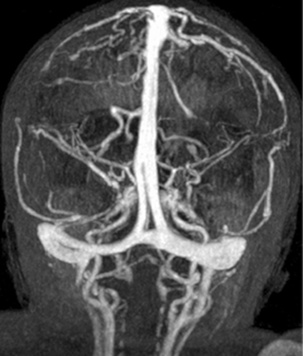
#> input picture activity 3/data/thrombosis.jpg, 303 x 356 px, shrunk from 500 x 587 before the run
$ jupyter execute 'Image enhacement Using Morphological Operations.ipynb'   (older library calls are emulated)
#> lines starting #> are read from the running program, lines starting #| are printed output that depends on the picture; after the words box and inside, x2 and y2 are one past the last pixel; in counts of white or black regions, pixels touching at a corner belong together
### Master of Applied Artificial Intelligence

**Course: TC4033 - Computational Vision for Images and Video**

**Image enhancement algorithms using Morphological Operations**

Tutor: Dr. Gilberto Ochoa

Team members:
* Alfonso de Lucas Espinosa - A01795118
* Ignacio Jose Aguilar Garcia - A00819762
* Alejandro Calderon Aguilar - A01795353
* Ricardo Mar Cupido - A01795394
* Mario Fonseca Martinez - A01795228

### Introduction

#### Mathematical Morphology
Tool for extracting image components that are useful in the representation and description of region shape [1].

There are morphological techniques for pre- or postprocessing images, such as morphological filtering, thinning, and prunning.

It is important to make mention that our inputs would be images and outputs images, whose outputs are **image attributes**, for tasks such as **object extraction** and **description**.

As we mention before, the Morphology is a tool that can help us in tasks suchs as:
* Image segmentation.
* Feature extraction.
* Object recognition.

that fom the foundation of techniques for extracting "meaning" from an image.

#### Binary Images
Two compoenntes of of each elements of the set refers to the coordinates of a pixel, and the third corresponds to is discret intensity value. Sets in higher dimensional spaces can contain other image attributes, such as color and time-varying components.

Morphological operations are defined in terms of sets.

Morphology is used with two types of sets of pixels:
* Objects: defined as sets of foreground pixels.
* Structuring elements (SE's): specified in terms of both foreground and background prixels, in SE we can have elements called "don't care" which it means that the elements doesn't matter, the value can be ignored, or it can be made to fit a desired value (Structuring elements are used in a form similar to spatial convolution kernels).

The concept of set reflection and translation are used extensively in morphology in connection with SE's.

In this lab we are going to focus in tools used for binary image morphology, including:
* Erosion.
* Dilation.
* Opening.
* Closinng.

with the used of these algorithms in binary image morphology, it can perfom task such as:
* Morphological smoothing.
* Edge detection.
* Extracting connected components.
* Skeletonizing.

It also can be applied algorithms for grayscale image processing for tasks such as:
* Textural segmentation.
* Granulometry.
* Computing gray-scale image gradients.

### Importing libraries

[cell 1]
from matplotlib import image as mpimg
import matplotlib.pyplot as plt
import numpy as np
import cv2
from PIL import Image

### Loading Images

[cell 2]
# Loading images
thrombosis_image = cv2.imread("data/thrombosis.jpg")
#> thrombosis_image is the input picture: shape (356, 303, 3); min 0, max 255, mean 78.9
thrombosis_image = cv2.cvtColor(thrombosis_image,cv2.COLOR_BGR2GRAY)
#> thrombosis_image: shape (356, 303)
pet_image = cv2.imread("data/pet_image.png")
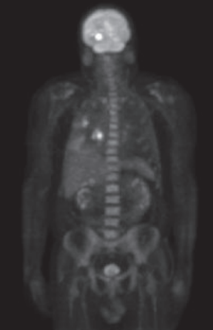
#> input picture activity 3/data/pet_image.png, 213 x 330 px, shrunk from 351 x 545 before the run
#> pet_image is the input picture: shape (330, 213, 3); mean B, G, R 54.9, 53.6, 55.3
pet_image = cv2.cvtColor(pet_image, cv2.COLOR_BGR2GRAY)
#> pet_image: shape (330, 213)
fingerprint = cv2.imread("data/fingerprint.png")
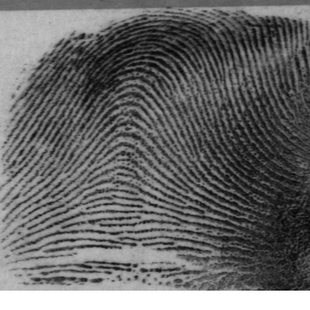
#> input picture activity 3/data/fingerprint.png, 310 x 310 px, shrunk from 512 x 512 before the run
#> fingerprint is the input picture: shape (310, 310, 3); min 0, max 255, mean 103.8
fingerprint_image = cv2.cvtColor(fingerprint, cv2.COLOR_BGR2GRAY)
pcb2_image = cv2.imread("data/pcb2.png")
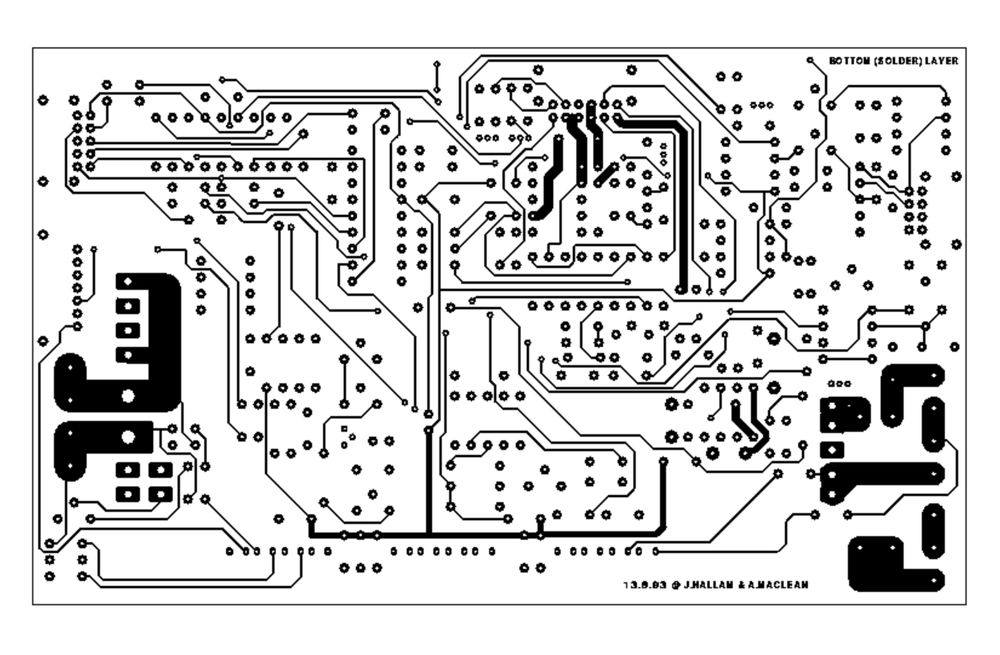
#> input picture activity 3/data/pcb2.png, 1000 x 655 px, shrunk from 1650 x 1080 before the run
#> pcb2_image is the input picture: shape (655, 1000, 3); min 0, max 255, mean 213.8
pcb2_image = cv2.cvtColor(pcb2_image, cv2.COLOR_BGR2GRAY)
#> pcb2_image: shape (655, 1000)

[cell 3]
def plot_images(images=[], labels=[], nrows=1, ncols=2, figsize=(12,8), cmap="gray"):
    """
    Plots a list of images in a grid layout using Matplotlib.

    Parameters:
    images (list): List of images to be plotted.
    labels (list): List of labels for each image. Default is an empty list.
    nrows (int): Number of rows in the grid. Default is 1.
    ncols (int): Number of columns in the grid. Default is 2.
    figsize (tuple): Size of the figure in inches. Default is (12, 8).
    cmap (str): Colormap to be used for displaying the images. Default is "gray".

    Returns:
    None
    """

    # set the subplots
    fig, axs = plt.subplots(ncols=ncols, nrows=nrows, figsize=figsize)
    # Iterate over each axis defined in M*N as flat
    for i, ax in enumerate(axs.flat):
        # validates that the dimensions of axs fits with images array parameter
        if i < len(images):
            # plot the image
            ax.imshow(images[i], cmap=cmap)
            # if there are labels defined then set a title
            if len(labels) > 0:
                ax.set_title(labels[i])
            # dont show the axis ticks
            ax.axis("off")
        else:
            # dont show an empty plot
            ax.axis("off")
    # fits the plots
    plt.tight_layout()
    plt.show()

### 1. Application of Erosion in Image Processing

Morphological erosion is particularly useful for removing thin lines or small bright spots within an image, effectively “chipping away” at object boundaries so that only the most substantial regions remain (MathWorks, n.d.).

This operation is often paired with dilation to refine shapes or clean up noise, as both are fundamental morphological transformations (Ravjot Singh, 2020). Erosion works by sliding a structuring element (kernel) across the image and, in a binary context, setting a pixel to `0` if **any** pixel under that kernel is `0`. In a grayscale context, it assigns the center pixel the **minimum intensity** value found in the kernel’s neighborhood.

#### Input Image
Original binary (or grayscale) image that contains the object you wish to shrink or clean up.

#### Structuring Element
The structuring element (kernel) is a small matrix that slides across the input image.

#### Output Image
Result of the operation, illustrating that the object’s boundary has contracted.

In other words, if **any** pixel in the neighborhood is `0`, the center pixel in the output is set to `0`. As a result, boundary pixels that do not fully match the structuring element are “eroded away.”

Erosion is useful for removing small blobs in an image or disconnecting two connected objects. As we see in the images below, as the number of erosions increases, the image will continue to “erode” until it can disappear.

[cell 4]
# Apply Gaussian Blur to the pet image
gaussian_image = cv2.GaussianBlur(pet_image, (3, 3), 0.1)

# Apply Laplacian filter to the blurred image to detect edges
laplacian_image = cv2.Laplacian(gaussian_image, cv2.CV_64F, ksize=3)

# Normalize the Laplacian image to the range [0, 255]
laplacian_image = cv2.normalize(laplacian_image, None, 0, 255, cv2.NORM_MINMAX)
laplacian_image = np.uint8(laplacian_image)

# Define a sharpening kernel
sharpening_kernel = np.array([[ 0, -1,  0],
                              [-1,  5, -1],
                              [ 0, -1,  0]])

# Sharpen the image by adding the Laplacian image to the original image
shapened_image = cv2.add(pet_image, laplacian_image)
sharpened_image = cv2.filter2D(shapened_image, -1, sharpening_kernel)

# Apply Otsu's thresholding to the pet image
ret, thr_image = cv2.threshold(pet_image, 0, 255, cv2.THRESH_BINARY + cv2.THRESH_OTSU)
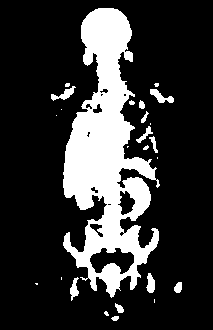
#> thr_image: shape (330, 213); 20.8% white; 25 white regions (12 under 20 px), largest, box (x1, y1, x2, y2) and area: (63, 8, 160, 298) 13551, (150, 89, 174, 103) 156, (51, 86, 76, 101) 144
#> ret = 69

# Initialize a list to store eroded images
eroded_images = []

# Define a kernel for erosion
kernel = np.ones((3, 3), np.uint8)

# Apply erosion with increasing iterations and store the results
for i in range(3):
    eroded = cv2.erode(pet_image.copy(), kernel=kernel, iterations=i+1)
    eroded_images.append(eroded)
#> after the loop, eroded_images = 3 items

# Subtract the second eroded image from the Laplacian image
result = cv2.subtract(laplacian_image, eroded_images[1])

# Plot the original, Laplacian, sharpened, eroded images, and the result
plot_images([pet_image, laplacian_image, shapened_image] + eroded_images + [result],
            labels=['Original Image', 'Laplacian Image', 'Sharpened Image', 'Eroded Image 1', 'Eroded Image 2', 'Eroded Image 3', 'Result'],
            nrows=4, ncols=2, figsize=(12, 16))

### 2. Application of Dilation in Image Processing

Mathworks (n.d), mentions that one of the most basic morphological operations is dilation.

Dilation adds pixels to the boundaries of objects in an image, while erosion removes pixels on object boundaries. The number of pixels added or removed from the objects in an image depends on the size and shape of the structuring element used to process the image.

In the morphological dilation operation, the value of the output pixel is the maximum value of all pixels in the input pixel's neighborhood. In a binary image, a pixel is set to 1 if any of the neighboring pixels have the value 1.

Morphological dilation makes objects more visible and fills in small holes in objects. Lines appear thicker, and filled shapes appear larger.

#### Morphological Dilation on Binary Images

In binary images, dilation adds pixels to the boundaries of objects in an image. The number of pixels added to the objects in an image depends on the size and shape of the structuring element used to process the image (Mathworks, n.d.).

#### Morphological Dilation on Grayscale Images

In grayscale images, dilation replaces the center pixel value with the maximum pixel value in the neighborhood defined by the structuring element. The size of the neighborhood is defined by the structuring element. The structuring element is a matrix with a defined center that is used to determine the neighborhood of the center pixel (Mathworks, n.d.).

[cell 5]
# Apply Gaussian Blur to the thrombosis image
gaussian_image = cv2.GaussianBlur(thrombosis_image, (3, 3), 0.1)

# Apply Laplacian filter to the blurred image to detect edges
laplacian_image = cv2.Laplacian(gaussian_image, cv2.CV_64F, ksize=3)
#> laplacian_image: shape (356, 303) float64

# Normalize the Laplacian image to the range [0, 255]
laplacian_image = cv2.normalize(laplacian_image, None, 0, 255, cv2.NORM_MINMAX)
laplacian_image = np.uint8(laplacian_image)

# Define a sharpening kernel
sharpening_kernel = np.array([[ 0, -1,  0],
                              [-1,  5, -1],
                              [ 0, -1,  0]])

# Sharpen the image by adding the Laplacian image to the original image
shapened_image = cv2.add(thrombosis_image, laplacian_image)
#> shapened_image: shape (356, 303)
sharpened_image = cv2.filter2D(shapened_image, -1, sharpening_kernel)
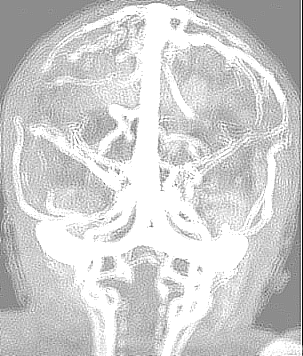
#> sharpened_image: shape (356, 303); min 0, max 255, mean 206.9

# Apply Otsu's thresholding to the thrombosis image
ret, thr_image = cv2.threshold(thrombosis_image, 0, 255, cv2.THRESH_BINARY + cv2.THRESH_OTSU)
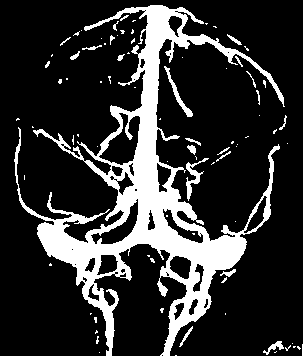
#> thr_image: shape (356, 303); 19.4% white; 83 white regions (60 under 20 px), largest, box (x1, y1, x2, y2) and area: (14, 5, 285, 356) 19253, (186, 158, 209, 201) 261, (164, 66, 193, 117) 235
#> ret = 116

# Initialize a list to store dilated images
dilated_images = []

# Define a kernel for dilation
dilation_kernel = np.ones((3, 3), np.uint8)

# Apply morphological dilation
for i in range(3):
    morphological_dilated_image = cv2.dilate(thrombosis_image, dilation_kernel, iterations=i+1)
    dilated_images.append(morphological_dilated_image)
#> this loop made 3 passes
#> pass 3, `morphological_dilated_image = cv2.dilate(thrombosis_image, dilation_ke..`:
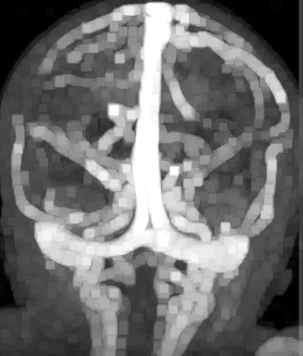
#> morphological_dilated_image: shape (356, 303); min 0, max 255, mean 111.5
#> after the loop, dilated_images = 3 items

# Subtract the second dilated image from the Laplacian image
result = cv2.subtract(laplacian_image, dilated_images[1])
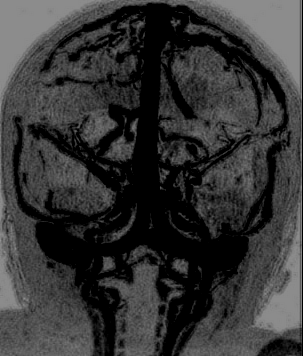
#> result: shape (356, 303); min 0, max 148, mean 52.9

# Plot the original, Laplacian, sharpened, dilated images, and the result
plot_images([thrombosis_image, laplacian_image, shapened_image] + dilated_images + [result],
            labels=['Original Image', 'Laplacian Image', 'Sharpened Image', 'Dilated Image 1', 'Dilated Image 2', 'Dilated Image 3', 'Result'],
            nrows=4, ncols=2, figsize=(12, 16))

### 3.Application of Opening and Closing Image Processing
Mat Said, Jambek, and Sulaiman (2016) mention that opening and closing are morphological operations used to remove noise and small objects from images while preserving the size and shape of larger objects.

#### Opening
An **opening** is performed by first **eroding** the image (removing small blobs or noise) and then **dilating** it (regrowing the main object to its approximate original size). By design, opening helps eliminate tiny artifacts while preserving the general shape of larger objects.

- **Removes small foreground objects/noise**: Erosion can “chip away” thin protrusions or isolated pixels.
- **Preserves overall shape**: The subsequent dilation “regains” much of the original form, so only minor objects get removed.
- **Kernel Size Matters**: Increasing the kernel size can remove larger blobs, but may also cause important parts of the object to shrink or vanish.

#### Closing
**Closing** is a dilation followed by an erosion. It removes small holes from an image while preserving the shape and size of the objects. Closing can also close small gaps in the contour of an object. It can help with:

- **Close small holes** in objects.
- **Connect nearby objects** by bridging minor gaps.

#### Compound Operations

If you add random white blobs (“noise”) to a logo, applying an opening will progressively remove these small dots. However, if the kernel is too large, it can remove or thin important parts of the text or object as well

Most morphological operations that you’ll use in practical applications are compound:

Opening (erosion → dilation)
Closing (dilation → erosion)
As shown above, opening tends to eliminate small, isolated “noise” or extrusions, while closing connects or fills small gaps/holes. The choice depends on whether your ultimate goal is to remove small features (opening) or add/join features (closing).

[cell 6]
# Opening - Closing
# Defining a kernel for both (opening and closing)
kernel = np.ones((4, 4), np.uint8)

binarize_image = cv2.threshold(fingerprint_image, 0, 255, cv2.THRESH_BINARY + cv2.THRESH_OTSU)[1]
#> binarize_image: shape (310, 310); 35.5% white; 295 white regions (246 under 20 px), largest, box (x1, y1, x2, y2) and area: (0, 5, 310, 310) 30102, (50, 125, 168, 195) 458, (136, 158, 204, 202) 239
# kernel = np.ones((3,3), np.uint8)
# MORPH_RECT
# MORPH_ELLIPSE
# MORPH_CROSS
kernel = cv2.getStructuringElement(cv2.MORPH_RECT, (3,3))

# Applying opening method
opening = cv2.morphologyEx(binarize_image, cv2.MORPH_OPEN, kernel)
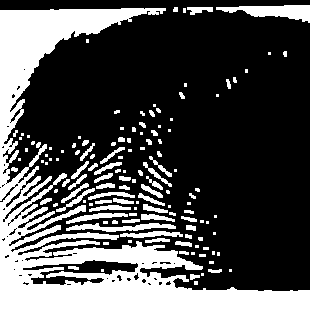
#> opening: shape (310, 310); 29.8% white; 134 white regions (71 under 20 px), largest, box (x1, y1, x2, y2) and area: (0, 8, 310, 310) 22267, (216, 5, 310, 23) 900, (66, 223, 176, 232) 508

# Applying closing method
closing = cv2.morphologyEx(binarize_image, cv2.MORPH_CLOSE, kernel)
#> closing: shape (310, 310); 38.2% white; 238 white regions (197 under 20 px), largest, box (x1, y1, x2, y2) and area: (0, 5, 310, 310) 33728, (136, 154, 204, 202) 245, (146, 96, 191, 165) 182

# Showing images
plot_images([fingerprint_image, binarize_image, opening, closing], labels=["Original Image","Binarize Image", "Opening", "Closing"], nrows=2, ncols=2)

[cell 7]
binarize_image = cv2.threshold(pcb2_image, 0, 255, cv2.THRESH_BINARY + cv2.THRESH_OTSU)[1]
#> binarize_image: shape (655, 1000); 83.4% white; 449 black regions (6 under 20 px), largest, box (x1, y1, x2, y2) and area: (54, 273, 201, 450) 9269, (261, 172, 780, 541) 6317, (44, 421, 197, 548) 4495
# kernel = np.ones((3,3), np.uint8)
# MORPH_RECT
# MORPH_ELLIPSE
# MORPH_CROSS
kernel = cv2.getStructuringElement(cv2.MORPH_ELLIPSE, (5,5))

# Applying opening method
closing = cv2.morphologyEx(binarize_image, cv2.MORPH_CLOSE, kernel, iterations=1)
#> closing: shape (655, 1000); 93.1% white; 318 black regions (183 under 20 px), largest, box (x1, y1, x2, y2) and area: (54, 273, 181, 412) 9065, (848, 536, 945, 592) 3915, (54, 421, 155, 482) 3861
# cv2.morphologyEx(src, op, kernel, dst=None, anchor=(-1, -1), iterations=1, borderType=cv2.BORDER_CONSTANT, borderValue=0)

final = cv2.subtract( closing, binarize_image)
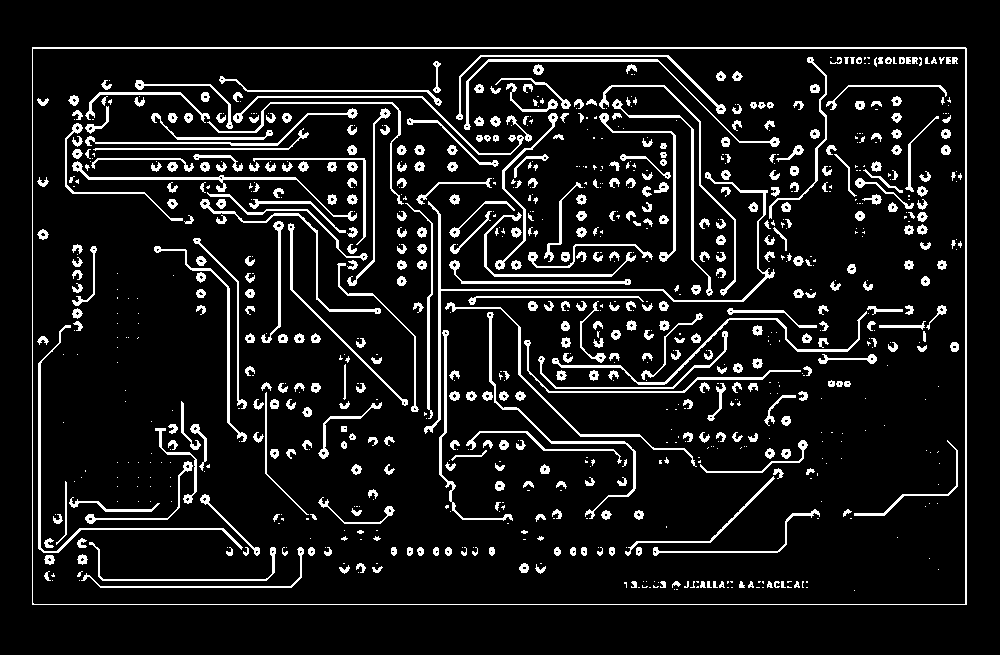
#> final: shape (655, 1000); 9.7% white in thin lines or dots, all inside (x1, y1, x2, y2) = (32, 47, 967, 605)

plot_images([binarize_image, closing, final], labels=["Original Image", "Closing removing lines", "removing circles"], ncols=3)
